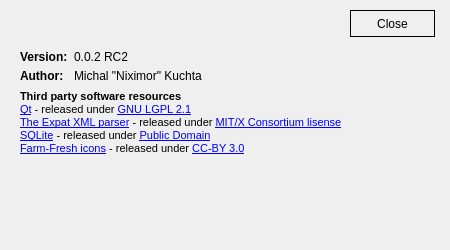
<?xml version="1.0" encoding="UTF-8"?>
<ui version="4.0">
 <class>AboutDialog</class>
 <widget class="QDialog" name="AboutDialog">
  <property name="windowModality">
   <enum>Qt::WindowModal</enum>
  </property>
  <property name="geometry">
   <rect>
    <x>0</x>
    <y>0</y>
    <width>450</width>
    <height>250</height>
   </rect>
  </property>
  <property name="sizePolicy">
   <sizepolicy hsizetype="Fixed" vsizetype="Fixed">
    <horstretch>0</horstretch>
    <verstretch>0</verstretch>
   </sizepolicy>
  </property>
  <property name="windowTitle">
   <string>About...</string>
  </property>
  <property name="styleSheet">
   <string notr="true">background-image: url(:/graphic/about.png);
color: black;</string>
  </property>
  <property name="modal">
   <bool>true</bool>
  </property>
  <widget class="QWidget" name="widget" native="true">
   <property name="geometry">
    <rect>
     <x>20</x>
     <y>50</y>
     <width>411</width>
     <height>32</height>
    </rect>
   </property>
   <property name="styleSheet">
    <string notr="true">background: none;</string>
   </property>
   <layout class="QFormLayout" name="formLayout">
    <property name="margin">
     <number>0</number>
    </property>
    <item row="0" column="0">
     <widget class="QLabel" name="label">
      <property name="font">
       <font>
        <weight>75</weight>
        <bold>true</bold>
       </font>
      </property>
      <property name="styleSheet">
       <string notr="true">background: none;</string>
      </property>
      <property name="lineWidth">
       <number>0</number>
      </property>
      <property name="text">
       <string>Version:</string>
      </property>
     </widget>
    </item>
    <item row="0" column="1">
     <widget class="QLabel" name="labelVersion">
      <property name="styleSheet">
       <string notr="true">background: none;</string>
      </property>
      <property name="text">
       <string>0.0.2 RC2</string>
      </property>
     </widget>
    </item>
    <item row="1" column="0">
     <widget class="QLabel" name="label_2">
      <property name="font">
       <font>
        <weight>75</weight>
        <bold>true</bold>
       </font>
      </property>
      <property name="styleSheet">
       <string notr="true">background: none;</string>
      </property>
      <property name="text">
       <string>Author:</string>
      </property>
     </widget>
    </item>
    <item row="1" column="1">
     <widget class="QLabel" name="label_3">
      <property name="styleSheet">
       <string notr="true">background: none;</string>
      </property>
      <property name="text">
       <string>Michal &quot;Niximor&quot; Kuchta</string>
      </property>
     </widget>
    </item>
   </layout>
  </widget>
  <widget class="QLabel" name="label_4">
   <property name="geometry">
    <rect>
     <x>20</x>
     <y>90</y>
     <width>411</width>
     <height>81</height>
    </rect>
   </property>
   <property name="styleSheet">
    <string notr="true">background: none;</string>
   </property>
   <property name="text">
    <string>&lt;!DOCTYPE HTML PUBLIC &quot;-//W3C//DTD HTML 4.0//EN&quot; &quot;http://www.w3.org/TR/REC-html40/strict.dtd&quot;&gt;
&lt;html&gt;&lt;head&gt;&lt;meta name=&quot;qrichtext&quot; content=&quot;1&quot; /&gt;&lt;style type=&quot;text/css&quot;&gt;
p, li { white-space: pre-wrap; }
&lt;/style&gt;&lt;/head&gt;&lt;body style=&quot; font-family:'DejaVu Sans'; font-size:8pt; font-weight:400; font-style:normal;&quot;&gt;
&lt;p style=&quot; margin-top:0px; margin-bottom:0px; margin-left:0px; margin-right:0px; -qt-block-indent:0; text-indent:0px;&quot;&gt;&lt;span style=&quot; font-weight:600;&quot;&gt;Third party software resources&lt;/span&gt;&lt;/p&gt;
&lt;p style=&quot; margin-top:0px; margin-bottom:0px; margin-left:0px; margin-right:0px; -qt-block-indent:0; text-indent:0px;&quot;&gt;&lt;a href=&quot;http://qt.nokia.com/&quot;&gt;&lt;span style=&quot; text-decoration: underline; color:#0000ff;&quot;&gt;Qt&lt;/span&gt;&lt;/a&gt; - released under &lt;a href=&quot;http://www.gnu.org/licenses/old-licenses/lgpl-2.1.html&quot;&gt;&lt;span style=&quot; text-decoration: underline; color:#0000ff;&quot;&gt;GNU LGPL 2.1&lt;/span&gt;&lt;/a&gt;&lt;/p&gt;
&lt;p style=&quot; margin-top:0px; margin-bottom:0px; margin-left:0px; margin-right:0px; -qt-block-indent:0; text-indent:0px;&quot;&gt;&lt;a href=&quot;http://expat.sourceforge.net/&quot;&gt;&lt;span style=&quot; text-decoration: underline; color:#0000ff;&quot;&gt;The Expat XML parser&lt;/span&gt;&lt;/a&gt; - released under &lt;a href=&quot;http://www.opensource.org/licenses/mit-license.php&quot;&gt;&lt;span style=&quot; text-decoration: underline; color:#0000ff;&quot;&gt;MIT/X Consortium lisense&lt;/span&gt;&lt;/a&gt;&lt;/p&gt;
&lt;p style=&quot; margin-top:0px; margin-bottom:0px; margin-left:0px; margin-right:0px; -qt-block-indent:0; text-indent:0px;&quot;&gt;&lt;a href=&quot;http://www.sqlite.org/&quot;&gt;&lt;span style=&quot; text-decoration: underline; color:#0000ff;&quot;&gt;SQLite&lt;/span&gt;&lt;/a&gt; - released under &lt;a href=&quot;http://en.wikipedia.org/wiki/Public_Domain&quot;&gt;&lt;span style=&quot; text-decoration: underline; color:#0000ff;&quot;&gt;Public Domain&lt;/span&gt;&lt;/a&gt;&lt;/p&gt;
&lt;p style=&quot; margin-top:0px; margin-bottom:0px; margin-left:0px; margin-right:0px; -qt-block-indent:0; text-indent:0px;&quot;&gt;&lt;a href=&quot;http://www.fatcow.com/free-icons&quot;&gt;&lt;span style=&quot; text-decoration: underline; color:#0000ff;&quot;&gt;Farm-Fresh icons&lt;/span&gt;&lt;/a&gt; - released under &lt;a href=&quot;http://creativecommons.org/licenses/by/3.0/us/&quot;&gt;&lt;span style=&quot; text-decoration: underline; color:#0000ff;&quot;&gt;CC-BY 3.0&lt;/span&gt;&lt;/a&gt;&lt;/p&gt;
&lt;p style=&quot;-qt-paragraph-type:empty; margin-top:0px; margin-bottom:0px; margin-left:0px; margin-right:0px; -qt-block-indent:0; text-indent:0px;&quot;&gt;&lt;/p&gt;&lt;/body&gt;&lt;/html&gt;</string>
   </property>
   <property name="textFormat">
    <enum>Qt::RichText</enum>
   </property>
   <property name="alignment">
    <set>Qt::AlignLeading|Qt::AlignLeft|Qt::AlignTop</set>
   </property>
   <property name="wordWrap">
    <bool>true</bool>
   </property>
  </widget>
  <widget class="QPushButton" name="btnClose">
   <property name="geometry">
    <rect>
     <x>350</x>
     <y>10</y>
     <width>85</width>
     <height>27</height>
    </rect>
   </property>
   <property name="styleSheet">
    <string notr="true">border: 1px solid black;
background: none;</string>
   </property>
   <property name="text">
    <string>Close</string>
   </property>
  </widget>
 </widget>
 <resources/>
 <connections/>
</ui>
